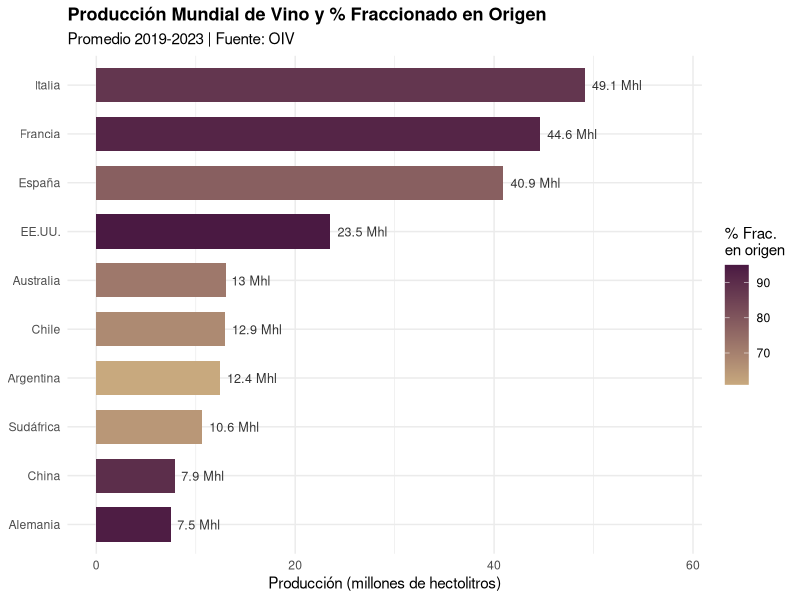
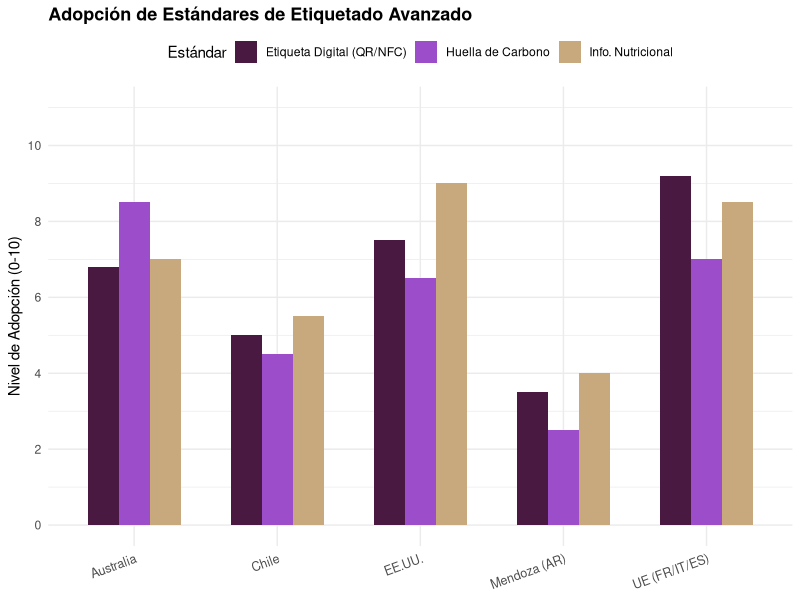
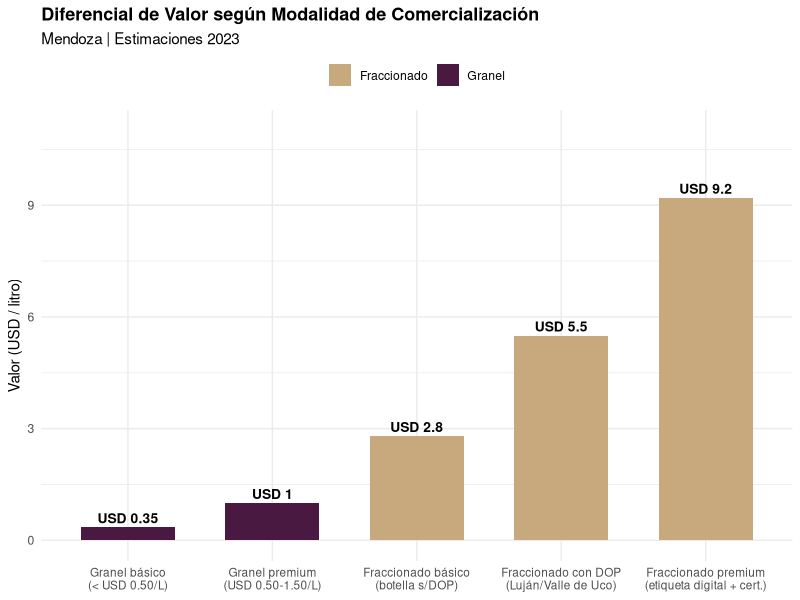

Reproduce these figures in R, in order.
## ---- chunk 1
knitr::opts_chunk$set(echo = FALSE, warning = FALSE, message = FALSE)
library(ggplot2)
library(dplyr)
library(knitr)
library(scales)
## ---- chunk 2

paises <- data.frame(
  Pais = c("Italia", "Francia", "España", "EE.UU.", "Australia", "Chile",
           "Argentina", "Sudáfrica", "China", "Alemania"),
  Produccion_Mhl = c(49.1, 44.6, 40.9, 23.5, 13.0, 12.9, 12.4, 10.6, 7.9, 7.5),
  Fraccionado_Origen_Pct = c(88, 92, 78, 95, 72, 68, 61, 65, 90, 94)
)

ggplot(paises, aes(x = reorder(Pais, Produccion_Mhl), y = Produccion_Mhl,
                   fill = Fraccionado_Origen_Pct)) +
  geom_col(width = 0.7) +
  geom_text(aes(label = paste0(Produccion_Mhl, " Mhl")),
            hjust = -0.15, size = 3.2, color = "#333333") +
  coord_flip() +
  scale_fill_gradient(low = "#c8a97e", high = "#4a1942",
                      name = "% Frac.\nen origen") +
  scale_y_continuous(limits = c(0, 58)) +
  theme_minimal(base_family = "sans") +
  labs(
    x = NULL,
    y = "Producción (millones de hectolitros)",
    title = "Producción Mundial de Vino y % Fraccionado en Origen",
    subtitle = "Promedio 2019-2023 | Fuente: OIV"
  ) +
  theme(
    plot.title = element_text(face = "bold", size = 13),
    legend.position = "right"
  )
## ---- chunk 3

tech_data <- data.frame(
  Region = c("Burdeos / Borgoña (FR)", "Toscana / Piamonte (IT)", "Rioja / Ribera (ES)",
             "Napa / Sonoma (EE.UU.)", "Barossa Valley (AU)", "Valle Central (CL)",
             "Mendoza (AR)"),
  Velocidad_BPH = c("hasta 36.000", "hasta 32.000", "hasta 28.000", "hasta 40.000",
                    "hasta 24.000", "hasta 20.000", "hasta 18.000"),
  Automatizacion = c("Alta", "Alta", "Alta", "Muy Alta", "Alta", "Media-Alta", "Media"),
  Trazabilidad = c("QR / NFC", "QR / NFC", "QR", "Blockchain / QR", "QR", "QR", "Parcial"),
  Normas_Export = c("UE / FDA / China", "UE / FDA / China", "UE / FDA",
                    "FDA / UE", "OIV / FDA", "OIV / FDA", "OIV / Mercosur")
)

kable(tech_data,
      col.names = c("Región Vitivinícola", "Velocidad (botellas/h)", "Automatización",
                    "Trazabilidad Digital", "Normas Exportación"),
      caption = "Comparativa tecnológica de líneas de embotellado por región vitivinícola mundial")
## ---- chunk 4

estandares <- data.frame(
  Region = rep(c("UE (FR/IT/ES)", "EE.UU.", "Australia", "Chile", "Mendoza (AR)"), times = 3),
  Estandar = rep(c("Etiqueta Digital (QR/NFC)", "Info. Nutricional", "Huella de Carbono"),
                 each = 5),
  Puntaje = c(9.2, 7.5, 6.8, 5.0, 3.5,
              8.5, 9.0, 7.0, 5.5, 4.0,
              7.0, 6.5, 8.5, 4.5, 2.5)
)

ggplot(estandares, aes(x = Region, y = Puntaje, fill = Estandar)) +
  geom_col(position = "dodge", width = 0.65) +
  scale_fill_manual(values = c("#4a1942", "#9b4dca", "#c8a97e")) +
  scale_y_continuous(limits = c(0, 11), breaks = seq(0, 10, 2)) +
  theme_minimal(base_family = "sans") +
  labs(
    x = NULL, y = "Nivel de Adopción (0-10)",
    title = "Adopción de Estándares de Etiquetado Avanzado",
    fill = "Estándar"
  ) +
  theme(
    axis.text.x = element_text(angle = 20, hjust = 1, size = 9),
    plot.title = element_text(face = "bold", size = 13),
    legend.position = "top"
  )
## ---- chunk 5

foda <- data.frame(
  Dimension = c(
    "Fortalezas", "Fortalezas", "Fortalezas",
    "Oportunidades", "Oportunidades", "Oportunidades",
    "Debilidades", "Debilidades", "Debilidades",
    "Amenazas", "Amenazas", "Amenazas"
  ),
  Descripcion = c(
    "Identidad varietal consolidada (Malbec, Torrontés, Cabernet)",
    "Denominaciones de origen reconocidas internacionalmente",
    "Capital humano enológico de alto nivel (UNCuyo, ISCAMEN)",
    "Creciente demanda global de vinos premium y sustentables",
    "Digitalización del etiquetado como herramienta de diferenciación",
    "Expansión a mercados asiáticos (China, Japón, Corea del Sur)",
    "Líneas de embotellado fragmentadas y de baja velocidad",
    "Escasa adopción de etiquetado digital y trazabilidad",
    "Alta dependencia de exportación a granel",
    "Competencia de Chile y Uruguay con mejor integración logística",
    "Barreras arancelarias y requisitos normativos en la UE",
    "Volatilidad cambiaria que encarece inversiones en tecnología"
  )
)

kable(foda,
      col.names = c("Dimensión", "Descripción"),
      caption = "Análisis FODA del subsector de fraccionamiento y embotellado en Mendoza")
## ---- chunk 6

valor <- data.frame(
  Modalidad = c("Granel básico\n(< USD 0.50/L)", "Granel premium\n(USD 0.50-1.50/L)",
                "Fraccionado básico\n(botella s/DOP)", "Fraccionado con DOP\n(Luján/Valle de Uco)",
                "Fraccionado premium\n(etiqueta digital + cert.)"),
  Valor_USD = c(0.35, 1.00, 2.80, 5.50, 9.20),
  Categoria = c("Granel", "Granel", "Fraccionado", "Fraccionado", "Fraccionado")
)

ggplot(valor, aes(x = reorder(Modalidad, Valor_USD), y = Valor_USD, fill = Categoria)) +
  geom_col(width = 0.65) +
  geom_text(aes(label = paste0("USD ", Valor_USD)), vjust = -0.4, size = 3.5,
            fontface = "bold") +
  scale_fill_manual(values = c("#c8a97e", "#4a1942"), name = NULL) +
  scale_y_continuous(limits = c(0, 11)) +
  theme_minimal(base_family = "sans") +
  labs(
    x = NULL,
    y = "Valor (USD / litro)",
    title = "Diferencial de Valor según Modalidad de Comercialización",
    subtitle = "Mendoza | Estimaciones 2023"
  ) +
  theme(
    axis.text.x = element_text(size = 8.5),
    plot.title = element_text(face = "bold", size = 13),
    legend.position = "top"
  )
